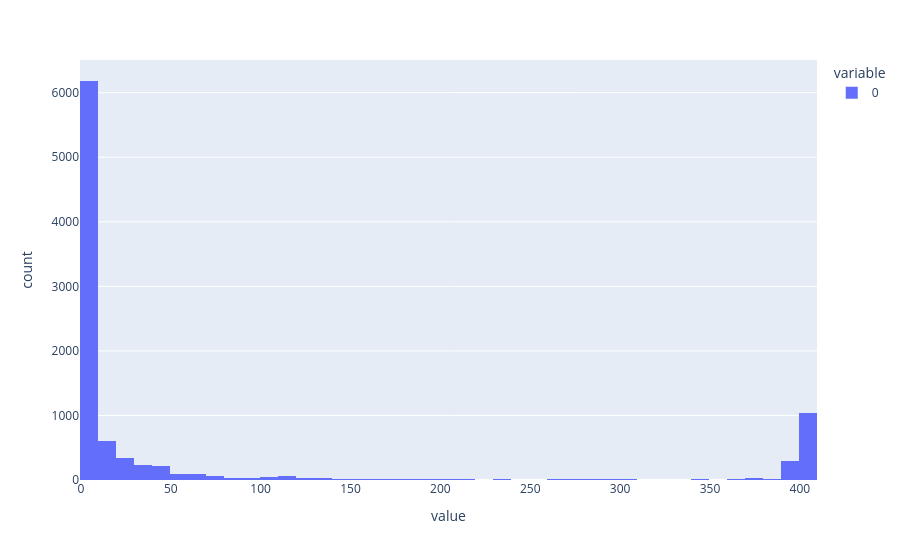

Notebook cell for this chart:
### Code cell
px.histogram(df_genes_panta.sum(axis=1)) # interactive plot

### Figure 1 — Plotly figure (JSON) as saved in the notebook; plotly's stock layout.template omitted (floating-point values rounded to 4 significant figures; data arrays with more than 128 entries replaced by an {"elided": "..."} marker saying what was removed)
{"data": [{"bingroup": "x", "hovertemplate": "variable=0<br>value=%{x}<br>count=%{y}<extra></extra>", "legendgroup": "0", "marker": {"color": "#636efa", "pattern": {"shape": ""}}, "name": "0", "orientation": "v", "showlegend": true, "type": "histogram", "x": {"elided": "9700 int values"}, "xaxis": "x", "yaxis": "y"}], "layout": {"barmode": "relative", "legend": {"title": {"text": "variable"}, "tracegroupgap": 0}, "margin": {"t": 60}, "xaxis": {"anchor": "y", "domain": [0, 1], "title": {"text": "value"}}, "yaxis": {"anchor": "x", "domain": [0, 1], "title": {"text": "count"}}}}
